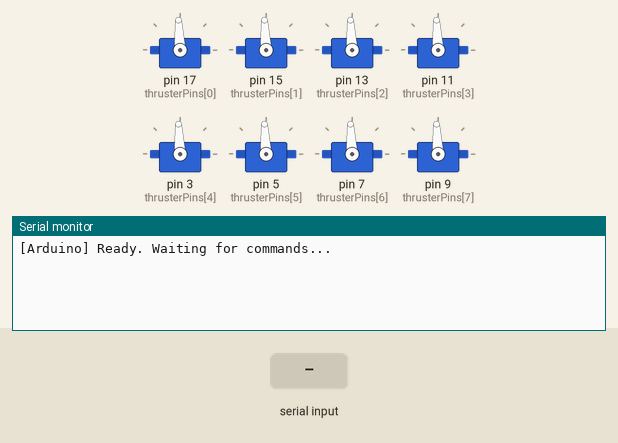
Recording of a sketch running on a simulated Arduino Uno, built with avr-gcc and run on an emulated ATmega328P. Shown: 8 × servo, the last lines printed to the serial monitor. Inputs (shaded band) come from the test bench.

Above: at 1.2 s.
1.3 s: "oc1 1\n" received over Serial
At 1.8 s:
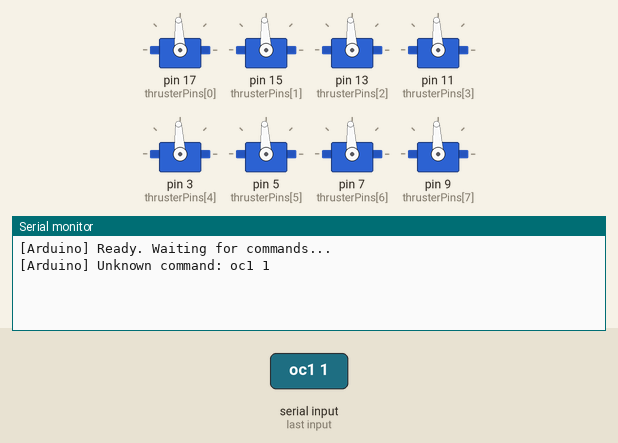
2.8 s: "cc1 1\n" received over Serial
At 4.0 s:
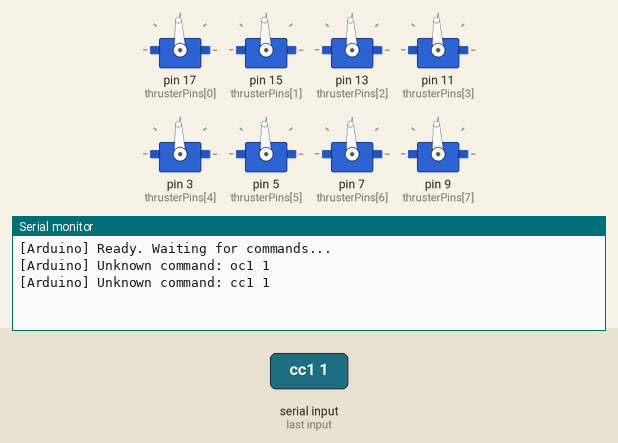
4.3 s: "rc1 1\n" received over Serial
At 5.3 s:
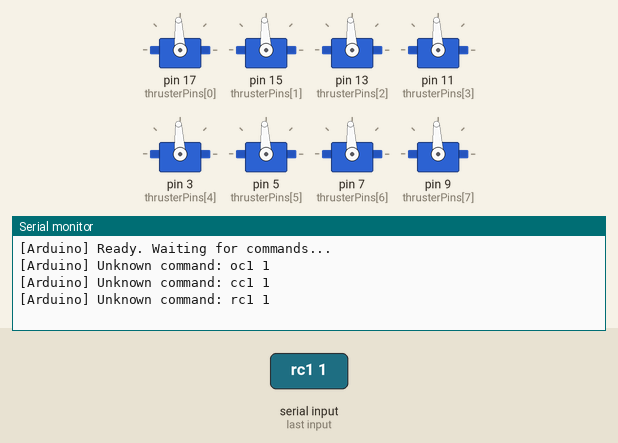

Measured:
- after the input at 1.3 s, the serial monitor: prints a new line at once (image 1)
- after the input at 2.8 s, the serial monitor: prints a new line at once (image 2)
- after the input at 4.3 s, the serial monitor: prints a new line at once (image 3)

The sketch:

ard.ino
```cpp
#include <Servo.h>

// ── Thruster config ────────────────────────────────────────────────────────
const int THRUSTER_COUNT = 8;
Servo thrusters[THRUSTER_COUNT];
const byte thrusterPins[] = {17, 15, 13, 11, 3, 5, 7, 9};

// ── Sensor reporting ───────────────────────────────────────────────────────
// If you have a humidity / current sensor wired up, update readHumidity()
// and readCurrent() below. Arduino sends sensor data to PC port 9000.
// Thruster/claw commands are received on port 8888 (unchanged).

void setup() {
  Serial.begin(9600);

  for (int i = 0; i < THRUSTER_COUNT; i++) {
    thrusters[i].attach(thrusterPins[i]);
    thrusters[i].writeMicroseconds(1500);  // neutral
  }

  Serial.println("[Arduino] Ready. Waiting for commands...");
}

void loop() {
  if (Serial.available()) {
    String msg = Serial.readStringUntil('\n');
    msg.trim();

    if (msg.length() == 0) return;

    // ── Thruster command ───────────────────────────────────────────────
    // FIX: format is now "c <pwm0>,<pwm1>,...,<pwm7>"  (space after 'c')
    // Previously the Python code sent "c,..." which broke parsing.
    if (msg.charAt(0) == 'c' && msg.charAt(1) == ' ') {
      String data = msg.substring(2);  // strip "c "
      int thrusterValues[THRUSTER_COUNT];
      for (int i = 0; i < THRUSTER_COUNT; i++) thrusterValues[i] = 1500;

      int index = 0;
      while (data.length() > 0 && index < THRUSTER_COUNT) {
        int comma = data.indexOf(',');
        String token;
        if (comma == -1) {
          token = data;
          data = "";
        } else {
          token = data.substring(0, comma);
          data = data.substring(comma + 1);
        }
        int val = token.toInt();
        thrusterValues[index++] = val;
      }

      for (int i = 0; i < THRUSTER_COUNT; i++) {
        int value = thrusterValues[i];
        if (value >= 1100 && value <= 1900) {
          thrusters[i].writeMicroseconds(value);
        } else {
          Serial.print("[Arduino] Invalid PWM for thruster ");
          Serial.print(i);
          Serial.print(": ");
          Serial.println(value);
        }
      }

    // ── Claw commands ──────────────────────────────────────────────────
    // These are sent as plain strings e.g. "oc1", "cc1", "rc1", "urc1"
    } else if (msg == "oc1") {
      Serial.println("[Arduino] Claw 1 OPEN");
      // TODO: set servo pin for claw 1

    } else if (msg == "cc1") {
      Serial.println("[Arduino] Claw 1 CLOSE");

    } else if (msg == "rc1") {
      Serial.println("[Arduino] Claw 1 rotate CW");

    } else if (msg == "urc1") {
      Serial.println("[Arduino] Claw 1 rotate CCW");

    } else if (msg == "oc2") {
      Serial.println("[Arduino] Claw 2 OPEN");

    } else if (msg == "cc2") {
      Serial.println("[Arduino] Claw 2 CLOSE");

    } else if (msg == "rc2") {
      Serial.println("[Arduino] Claw 2 rotate CW");

    } else if (msg == "urc2") {
      Serial.println("[Arduino] Claw 2 rotate CCW");

    } else {
      Serial.print("[Arduino] Unknown command: ");
      Serial.println(msg);
    }
  }
}
```
